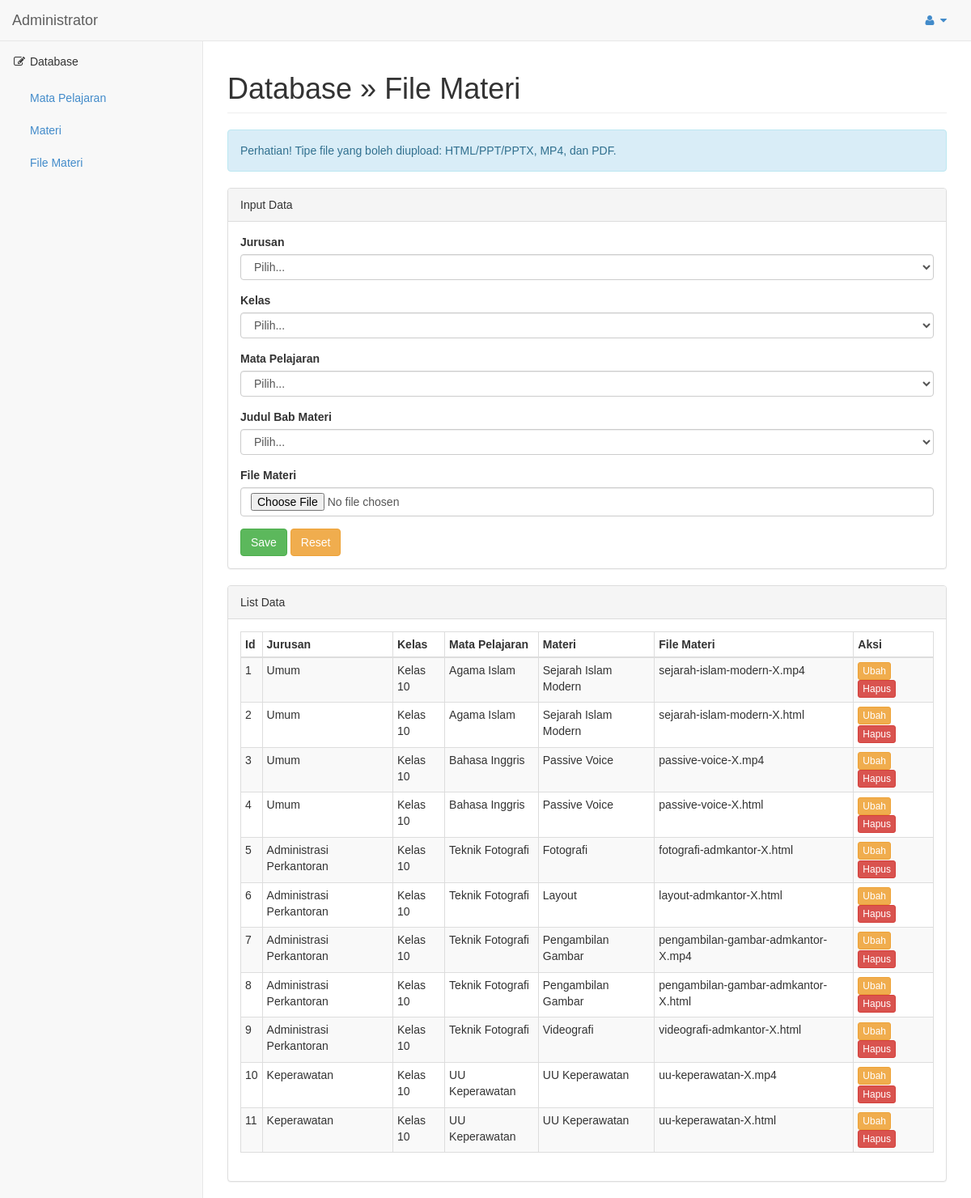
The page /admin/index.php?file (signed in) on the database its author committed.
### tables this page shows
CREATE TABLE `materi_file` (
  `id` int(11) NOT NULL,
  `jurusan_id` int(11) NOT NULL,
  `kelas_id` int(11) NOT NULL,
  `mapel_id` int(11) NOT NULL,
  `materi_id` int(11) NOT NULL,
  `konten` varchar(255) NOT NULL
);

CREATE TABLE `jurusan` (
  `id` int(11) NOT NULL,
  `jurusan` varchar(255) NOT NULL
);

CREATE TABLE `kelas` (
  `id` int(11) NOT NULL,
  `kelas` varchar(255) NOT NULL
);

CREATE TABLE `mata_pelajaran` (
  `id` int(11) NOT NULL,
  `jurusan_id` int(11) NOT NULL,
  `kelas_id` int(11) NOT NULL,
  `mata_pelajaran` varchar(255) NOT NULL
);

CREATE TABLE `materi` (
  `id` int(11) NOT NULL,
  `jurusan_id` int(11) NOT NULL,
  `kelas_id` int(11) NOT NULL,
  `mapel_id` int(11) NOT NULL,
  `materi` varchar(255) NOT NULL
);

### admin/page/blog/file.php (the view, shortened to what this page needs)
<?php
$konten = mysqli_query($connection, "SELECT materi_file.*, jurusan.jurusan, kelas.kelas, mata_pelajaran.mata_pelajaran, materi.materi
											FROM materi_file, jurusan, kelas, mata_pelajaran, materi
											WHERE materi_file.materi_id = materi.id
											AND materi_file.jurusan_id = jurusan.id
											AND materi_file.kelas_id = kelas.id
											AND materi_file.mapel_id = mata_pelajaran.id
											ORDER BY materi_file.id ASC");
?>
<div class="row">
    <div class="col-lg-12">
        <h1 class="page-header">Database &raquo; File Materi</h1>
		<div class="alert alert-info">
			Perhatian! Tipe file yang boleh diupload: HTML/PPT/PPTX, MP4, dan PDF.
		</div>
    </div>
</div>
<div class="row">
    <div class="col-lg-12">
        <div class="panel panel-default">
            <div class="panel-heading">
                Input Data
            </div>
            <div class="panel-body">
                <div class="row">
                    <div class="col-lg-12">
                        <form role="form" action="" method="post" enctype="multipart/form-data">
							<div class="form-group">
                                <label>Jurusan</label>
                                <select class="form-control" name="jurusan_id" required>
                                    <option value="">Pilih...</option>
                                </select>
                            </div>
                            <div class="form-group">
                                <label>Kelas</label>
                                <select class="form-control" name="kelas_id" required>
                                    <option value="">Pilih...</option>
                                </select>
                            </div>
                            <div class="form-group">
                                <label>Mata Pelajaran</label>
                                <select class="form-control" name="mapel_id" required>
                                    <option value="">Pilih...</option>
                                </select>
                            </div>
                            <div class="form-group">
                                <label>Judul Bab Materi</label>
                                <select class="form-control" name="materi_id" required>
                                    <option value="">Pilih...</option>
                                </select>
                            </div>
							<div class="form-group">
                                <label>File Materi</label>
                                <input class="form-control" name="file" type="file" required>
                            </div>
                            <button type="submit" name="submit" class="btn btn-success">Save</button>
                            <button type="reset" class="btn btn-warning">Reset</button>
                        </form>
                    </div>
                </div>
            </div>
        </div>
        <div class="panel panel-default">
            <div class="panel-heading">
                List Data
            </div>
            <div class="panel-body">
                <div class="table-responsive">
                    <table class="table table-striped table-bordered table-hover" id="dataTables-example">
                        <thead>
                            <tr>
								<th>Id</th>
								<th>Jurusan</th>
								<th>Kelas</th>
								<th>Mata Pelajaran</th>
                                <th>Materi</th>
                                <th>File Materi</th>
                                <th>Aksi</th>
                            </tr>
                        </thead>
                        <tbody>
                        <?php if (mysqli_num_rows($konten)){?>
                        <?php while($row_materifile = mysqli_fetch_array($konten)){?>
                            <tr>
								<td><?php echo $row_materifile["id"]?></td>
								<td><?php echo $row_materifile["jurusan"]?></td>
                                <td><?php echo $row_materifile["kelas"]?></td>
                                <td><?php echo $row_materifile["mata_pelajaran"]?></td>
                                <td><?php echo $row_materifile["materi"]?></td>
                               <td><?php echo $row_materifile["konten"]?></td>
                                <td class="center">
									<a href="index.php?file-update=<?php echo $row_materifile["id"]?>" class="btn btn-warning btn-xs" type="button">Ubah</a>
									<a href="index.php?file-delete=<?php echo $row_materifile["id"]?>" class="btn btn-danger btn-xs" type="button">Hapus</a>
								</td>
                            </tr>
                        <?php }?>
                        <?php }?>
                        </tbody>
                    </table>
                </div>
            </div>
        </div>
    </div>
</div>

### admin/css/admin.css (style rules this page uses)
body { background-color: #f8f8f8; padding-top: 100px; font-family: 'Arial' !important; }
@media (min-width:768px) { body { padding-top: 50px; } }

### rows shown on the page
materi_file: id "1", jurusan.jurusan "Umum", kelas.kelas "Kelas 10", mata_pelajaran.mata_pelajaran "Agama Islam", materi.materi "Sejarah Islam Modern", konten "sejarah-islam-modern-X.mp4"
materi_file: id "2", jurusan.jurusan "Umum", kelas.kelas "Kelas 10", mata_pelajaran.mata_pelajaran "Agama Islam", materi.materi "Sejarah Islam Modern", konten "sejarah-islam-modern-X.html"
materi_file: id "3", jurusan.jurusan "Umum", kelas.kelas "Kelas 10", mata_pelajaran.mata_pelajaran "Bahasa Inggris", materi.materi "Passive Voice", konten "passive-voice-X.mp4"
materi_file: id "4", jurusan.jurusan "Umum", kelas.kelas "Kelas 10", mata_pelajaran.mata_pelajaran "Bahasa Inggris", materi.materi "Passive Voice", konten "passive-voice-X.html"
materi_file: id "5", jurusan.jurusan "Administrasi Perkantoran", kelas.kelas "Kelas 10", mata_pelajaran.mata_pelajaran "Teknik Fotografi", materi.materi "Fotografi", konten "fotografi-admkantor-X.html"
materi_file: id "6", jurusan.jurusan "Administrasi Perkantoran", kelas.kelas "Kelas 10", mata_pelajaran.mata_pelajaran "Teknik Fotografi", materi.materi "Layout", konten "layout-admkantor-X.html"
materi_file: id "7", jurusan.jurusan "Administrasi Perkantoran", kelas.kelas "Kelas 10", mata_pelajaran.mata_pelajaran "Teknik Fotografi", materi.materi "Pengambilan Gambar", konten "pengambilan-gambar-admkantor-X.mp4"
materi_file: id "8", jurusan.jurusan "Administrasi Perkantoran", kelas.kelas "Kelas 10", mata_pelajaran.mata_pelajaran "Teknik Fotografi", materi.materi "Pengambilan Gambar", konten "pengambilan-gambar-admkantor-X.html"
materi_file: id "9", jurusan.jurusan "Administrasi Perkantoran", kelas.kelas "Kelas 10", mata_pelajaran.mata_pelajaran "Teknik Fotografi", materi.materi "Videografi", konten "videografi-admkantor-X.html"
materi_file: id "10", jurusan.jurusan "Keperawatan", kelas.kelas "Kelas 10", mata_pelajaran.mata_pelajaran "UU Keperawatan", materi.materi "UU Keperawatan", konten "uu-keperawatan-X.mp4"
materi_file: id "11", jurusan.jurusan "Keperawatan", kelas.kelas "Kelas 10", mata_pelajaran.mata_pelajaran "UU Keperawatan", materi.materi "UU Keperawatan", konten "uu-keperawatan-X.html"
